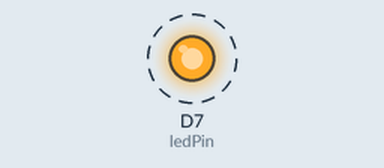
The sketch below on a simulated ESP8266 (NodeMCU). On the bench: output pins drawn as LEDs (lit = HIGH). Dashed ring = blinking.

Above: at 0.2 s.
Timing chart, 0 to 3.0 s (numbered marks = the images above):
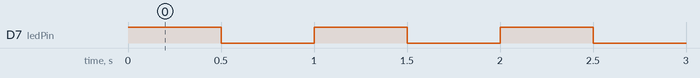

Measured:
- by itself, D7 (ledPin): alternates HIGH for 0.50 s and LOW for 0.50 s

The sketch:

04.LEDBlink.ino
```cpp
/*
  D7  -> LED(ANODE) ขายาว
  G   -> LED(CATHODE) ขาสั้น
*/
const int ledPin = D7;
int timeOff = 500;

void setup() {
  pinMode(ledPin, OUTPUT);
}

void loop() {
    digitalWrite(ledPin, HIGH);
    delay(timeOff);

    digitalWrite(ledPin, LOW);
    delay(timeOff);
}
```
